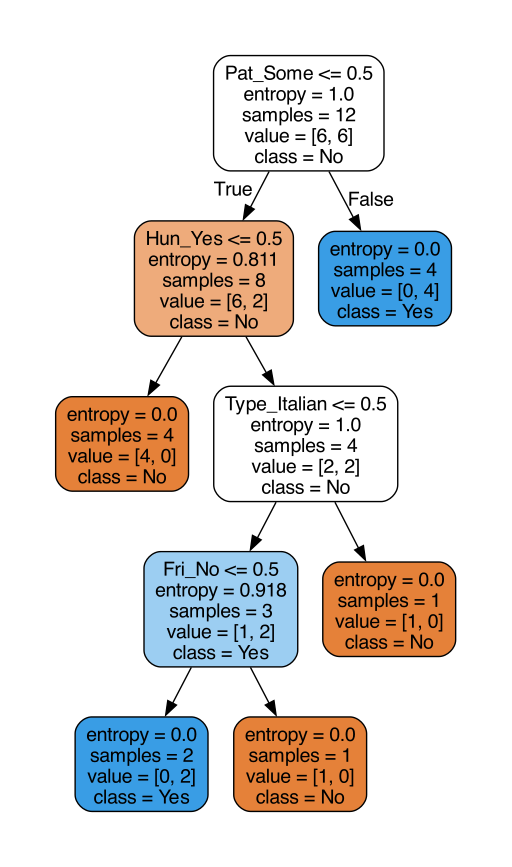

Source code (Python):
# decision tree and splitting criteria
import numpy as np
import pandas as pd
from sklearn import tree
from sklearn import preprocessing
import graphviz
import csv
from io import StringIO  
from IPython.display import Image  
from sklearn.tree import export_graphviz



def build_and_train_decision_tree():
    with open("dataset.csv", "r") as csvfile:
        csv_reader = csv.reader(csvfile)
        rows = []
        for row in csv_reader:
            rows.append(row)

    # concaterate and put everything into a 2D array in numpy format
    dataset = np.array(rows)
    # tabulate and put into pretty table
    table = pd.DataFrame(dataset,
                        columns=['Alt', 'Bar', 'Fri', 'Hun', 'Pat', 'Price', 'Rain', 'Res', 'Type', 'Est', 'WillWait'])
    print(table)

    # seperate the features from the labels
    x = dataset[:, 0:10]
    y = dataset[:, 10]

    # encode all the strings
    encoder = preprocessing.OneHotEncoder()
    x = encoder.fit_transform(x)
    feature_names = encoder.get_feature_names_out(['Alt', 'Bar', 'Fri', 'Hun', 'Pat', 'Price', 'Rain', 'Res', 'Type', 'Est'])
    # encode y
    label_encoder = preprocessing.LabelEncoder()
    y = label_encoder.fit_transform(y)

    # sets entropy for the tree
    DecisionTree = tree.DecisionTreeClassifier(criterion="entropy")

    # builds actual tree
    DecisionTree.fit(x, y)
    
    # should plot but dont know where it is
    tree.plot_tree(DecisionTree)

    dot_data = tree.export_graphviz(DecisionTree, out_file=None,
                                feature_names=feature_names,
                                class_names=label_encoder.classes_,
                                filled=True, rounded=True)
    graph = graphviz.Source(dot_data)
    graph.render('decision_tree')
    
    return DecisionTree, encoder


def classify_instance(DecisionTree, encoder, instance):
    # Reshape and encode instance with the encoder
    instance = np.array(instance).reshape(1, -1)
    instance = encoder.transform(instance)
    # Convert sparse matrix to dense
    instance = instance.toarray()
    # Predict instance
    prediction = DecisionTree.predict(instance)
    # return 'yes' if WillWait == 1 else 'no'
    return 'Yes' if prediction == 1 else 'No'
